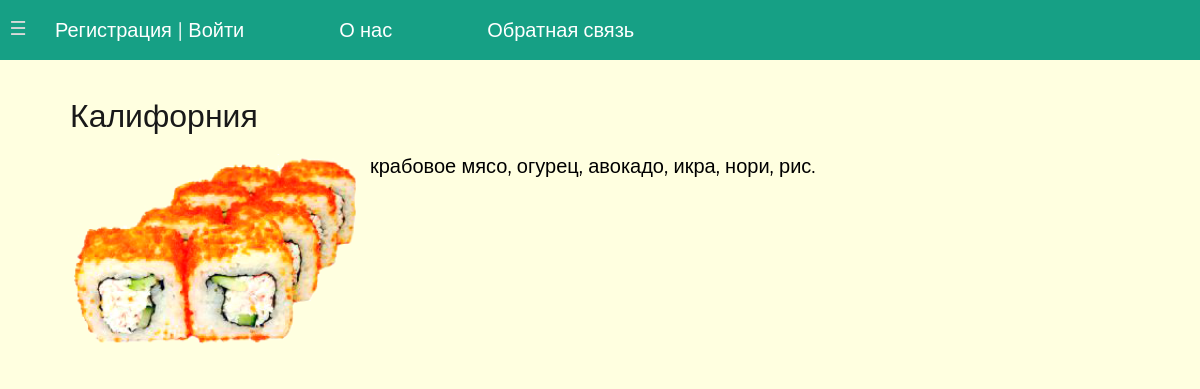
The app's page /position/kaliforniya/ with its own data.
### app1/models.py (models this page shows, shortened)
class Eat(models.Model):
    title = models.CharField(max_length=255, verbose_name='Заголовок')
    description = models.TextField(blank=True, verbose_name='Описание')
    photo = models.ImageField(upload_to='photos/%Y/%m/%d', verbose_name='Фото')
    time_create = models.DateTimeField(auto_now_add=True, verbose_name='Дата создания')
    time_update = models.DateTimeField(auto_now=True, verbose_name='Дата изменения')
    is_existed = models.BooleanField(default=True, verbose_name='Наличие')
    category = models.ForeignKey('Category', on_delete=models.PROTECT, verbose_name='Категория', related_name='get_posts')
    slug = models.SlugField(max_length=255, unique=True, db_index=True, verbose_name='URL')
    def __str__(self):
        return self.title
    class Meta:
        verbose_name = 'Все позиции еды'
        verbose_name_plural = 'Все позиции еды'
        ordering = ['-time_create', 'title']

### app1/views.py (the view)
# urls.py: path('position/<slug:post_slug>/', ShowPost.as_view(), name='position'),
class ShowPost(DataMixin, DetailView):
    model = Eat
    template_name = 'app1/post.html'
    slug_url_kwarg = 'post_slug'
    context_object_name = 'post'
    def get_context_data(self, *, object_list=None, **kwargs):
        context = super().get_context_data(**kwargs)
        c_def = self.get_user_context(title=context['post'])
        return dict(list(context.items()) + list(c_def.items()))

### app1/models.py (called while the page is built)
    def get_absolute_url(self):
        return reverse('category', kwargs={'category_slug': self.slug})

### app1/templatetags/app1_tags.py (called while the page is built)
@register.inclusion_tag('app1/list_categories.html')
def show_categories(sort=None, cat_selected=0):
    if not sort:
        cats = Category.objects.all()
    else:
        cats = Category.objects.order_by(sort)
    return {"cats": cats, 'cat_selected': cat_selected}

@register.inclusion_tag('app1/list_menu.html')
def show_menu(sort=None, menu=menu):
    menu = menu
    return {"menu": menu}

### app1/utils.py (called while the page is built)
    def get_user_context(self, **kwargs):
        context = kwargs
        cats = cache.get("cats")
        if not cats:
            cats = Category.objects.annotate(Count('get_posts'))
            cache.set("cats", cats, 60)
        user_menu = menu.copy()
        if not self.request.user.is_authenticated:
            user_menu.pop(1)  # удаляем Добавить рецепт из меню, если пользователь не авторизован
        context['menu'] = user_menu
        context['cats'] = cats
        if 'cat_selected' not in context:
            context['cat_selected'] = 0
        return context

### app1/templates/app1/post.html
{%extends 'app1/base.html'%}
{%block content %}
<h1>{{title}}</h1>
{% if post.photo %}
<p><img class="img-article-left" src="{{post.photo.url}}"></p>
{% endif %}
{{post.description|linebreaks}}
{%endblock%}

### app1/static/app1/css/style-f.css (style rules this page uses)
* { box-sizing: border-box; }
html { font-size: 100%; }
html, body { margin: 0; padding: 0; width: 100%; height: 100%; }
body { color: #333; font: 1em 'Open Sans', sans-serif; background-color: #f1f1f1; }
p { margin-bottom: 16px; }
h1, h2 { margin-bottom: 22px; color: #191919; font-weight: 300; }
h1 { font-size: 32px; line-height: 32px; }

### app1/static/app1/css/left-nav-style.css (style rules this page uses)
body { -webkit-animation: bugfix infinite 1s; }
@media screen and (min-width: 320px) { html, body { margin: 0; overflow-x: hidden; } }

### app1/static/app1/css/styles.css (style rules this page uses)
html, body { font-family: 'Montserrat', sans-serif; margin: 0; padding: 0; height: 100%; width: 100%; color: #d3d3d3; }
img { max-width: 600px; height: auto; }
img.img-article-left { max-width: 300px; height: auto; float: left; padding: 0 10px 10px 0; }
.content-text h1 { font-size: 32px; }

### records on screen
Eat: title "Калифорния", photo (picture), description "крабовое мясо, огурец, авокадо, икра, нори, рис."

### other values on screen
{{ m.title }} "О нас" "Обратная связь"
